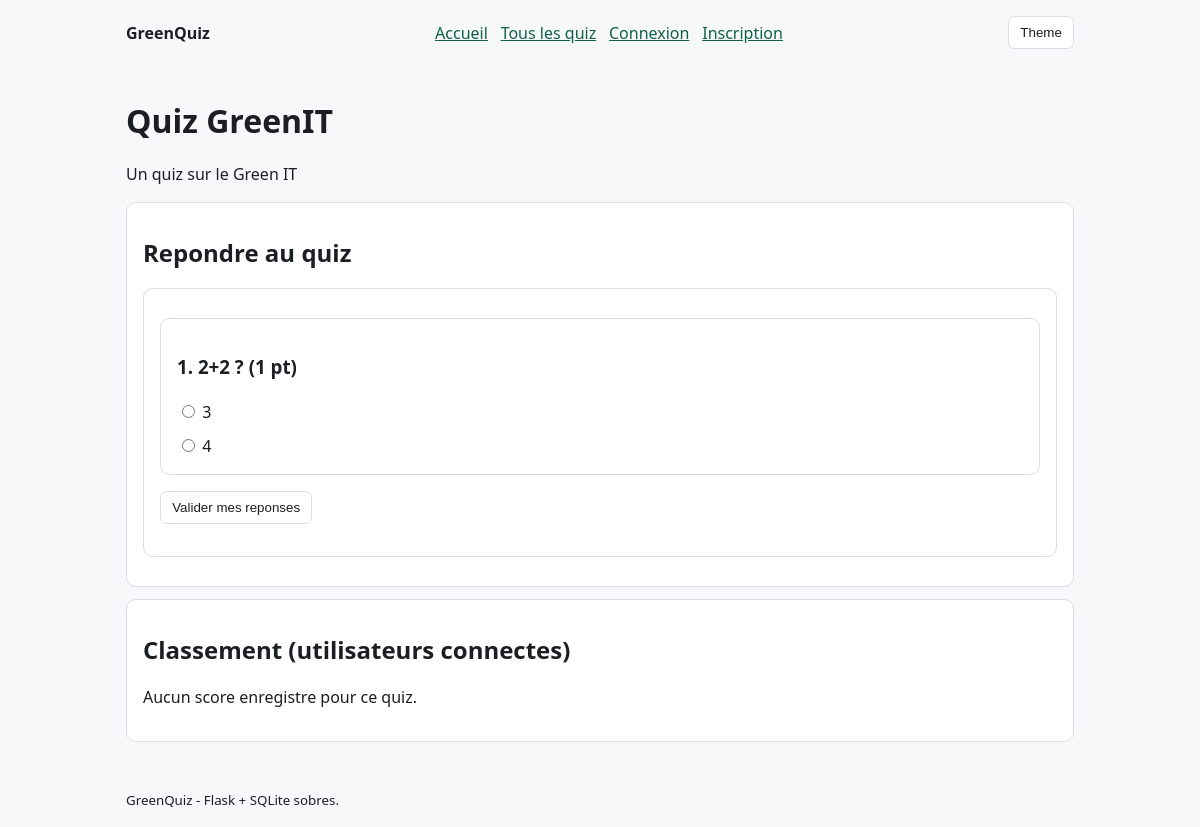
The app's page /quizzes/1 with its own data.
### tables this page shows
CREATE TABLE quizzes (
            id INTEGER PRIMARY KEY AUTOINCREMENT,
            titre TEXT NOT NULL,
            description TEXT NOT NULL,
            id_createur INTEGER NOT NULL,
            date_creation TEXT NOT NULL DEFAULT CURRENT_TIMESTAMP,
            difficulte TEXT NOT NULL CHECK(difficulte IN ('facile', 'moyen', 'difficile')),
            categorie TEXT NOT NULL,
            est_publique INTEGER NOT NULL DEFAULT 1,
            nombre_questions INTEGER NOT NULL DEFAULT 0,
            FOREIGN KEY(id_createur) REFERENCES users(id) ON DELETE CASCADE
        );

CREATE TABLE questions (
            id INTEGER PRIMARY KEY AUTOINCREMENT,
            id_quiz INTEGER NOT NULL,
            texte TEXT NOT NULL,
            type TEXT NOT NULL CHECK(type IN ('QCM', 'vrai/faux', 'reponse_courte')),
            reponses_possibles TEXT,
            reponse_correcte TEXT NOT NULL,
            points INTEGER NOT NULL DEFAULT 1,
            FOREIGN KEY(id_quiz) REFERENCES quizzes(id) ON DELETE CASCADE
        );

### app.py (the view)
@app.route("/quizzes/<int:quiz_id>")
def quiz_play(quiz_id: int):
    db = get_db()
    quiz = db.execute(
        """
        SELECT q.id, q.titre, q.description, q.id_createur, q.est_publique
        FROM quizzes q
        WHERE q.id = ? LIMIT 1
        """,
        (quiz_id,),
    ).fetchone()
    if not quiz:
        abort(404)
    user = current_user()
    if not quiz["est_publique"] and not can_manage_quiz(quiz, user):
        abort(403)
    questions = db.execute(
        "SELECT id, texte, type, reponses_possibles, points FROM questions WHERE id_quiz = ? ORDER BY id",
        (quiz_id,),
    ).fetchall()
    parsed_questions = []
    for row in questions:
        choices = []
        if row["type"] == "QCM" and row["reponses_possibles"]:
            try:
                choices = json.loads(row["reponses_possibles"])
            except json.JSONDecodeError:
                choices = []
        parsed_questions.append(
            {
                "id": row["id"],
                "texte": row["texte"],
                "type": row["type"],
                "points": row["points"],
                "choices": choices,
            }
        )
    leaderboard = db.execute(
        """
        SELECT u.username, s.score
        FROM sessions_quiz s
        JOIN users u ON u.id = s.id_utilisateur
        WHERE s.id_quiz = ?
        ORDER BY s.score DESC, s.created_at DESC
        LIMIT 20
        """,
        (quiz_id,),
    ).fetchall()
    return render_template("quiz_play.html", quiz=quiz, questions=parsed_questions, leaderboard=leaderboard)

### app.py (called while the page is built)
@app.context_processor
def inject_site_css():
    return {"site_css": SITE_CSS}

def get_db() -> sqlite3.Connection:
    if "db" not in g:
        g.db = sqlite3.connect(DB_PATH)
        g.db.row_factory = sqlite3.Row
    return g.db

def current_user():
    uid = session.get("uid")
    if not uid:
        return None
    return get_db().execute(
        "SELECT id, email, username, is_admin FROM users WHERE id = ? LIMIT 1", (uid,)
    ).fetchone()

@app.context_processor
def inject_user():
    return {"user": current_user()}

### templates/quiz_play.html
{% extends 'base.html' %}
{% block content %}
<h1>{{ quiz['titre'] }}</h1>
<p>{{ quiz['description'] }}</p>
<section>
  <h2>Repondre au quiz</h2>
  <form method="post" action="{{ url_for('quiz_submit', quiz_id=quiz['id']) }}">
    {% for q in questions %}
    <article>
      <h3>{{ loop.index }}. {{ q['texte'] }} ({{ q['points'] }} pt)</h3>
      {% if q['type'] == 'QCM' %}
        {% for choice in q['choices'] %}
        <label>
          <input type="radio" name="q_{{ q['id'] }}" value="{{ choice }}" required>
          {{ choice }}
        </label>
        {% endfor %}
      {% elif q['type'] == 'vrai/faux' %}
        <label><input type="radio" name="q_{{ q['id'] }}" value="vrai" required> Vrai</label>
        <label><input type="radio" name="q_{{ q['id'] }}" value="faux" required> Faux</label>
      {% else %}
        <input name="q_{{ q['id'] }}" placeholder="Votre reponse" required>
      {% endif %}
    </article>
    {% endfor %}
    <p><button type="submit">Valider mes reponses</button></p>
  </form>
</section>
<section>
  <h2>Classement (utilisateurs connectes)</h2>
  {% if leaderboard %}
    {% for row in leaderboard %}
    <p>{{ row['username'] }} - {{ row['score'] }}</p>
    {% endfor %}
  {% else %}
    <p>Aucun score enregistre pour ce quiz.</p>
  {% endif %}
</section>
{% endblock %}

### templates/base.html (shortened to what this page needs)
<!doctype html>
<html lang="fr">
<head>
</head>
<body>
<header class="wrap">
  <nav aria-label="Navigation principale">
    <a class="brand" href="{{ url_for('home') }}">GreenQuiz</a>
    <ul>
      <li><a href="{{ url_for('home') }}">Accueil</a></li>
      <li><a href="{{ url_for('quizzes_list') }}">Tous les quiz</a></li>
      {% if user %}
      <li><a href="{{ url_for('quizzes_new') }}">Nouveau quiz</a></li>
      <li><a href="{{ url_for('account') }}">Mon compte</a></li>
      {% if user["is_admin"] %}
      <li><a href="{{ url_for('users_list') }}">Utilisateurs</a></li>
      {% endif %}
      <li><a href="{{ url_for('logout') }}">Deconnexion</a></li>
      {% else %}
      <li><a href="{{ url_for('login') }}">Connexion</a></li>
      <li><a href="{{ url_for('register') }}">Inscription</a></li>
      {% endif %}
    </ul>
    <button id="toggleTheme" type="button" aria-label="Basculer le mode sombre">Theme</button>
  </nav>
</header>
<main class="wrap">
  {% block content %}{% endblock %}
</main>
<footer class="wrap"><small>GreenQuiz - Flask + SQLite sobres.</small></footer>
</body>
</html>

### records on screen
quizzes: titre "Quiz GreenIT", description "Un quiz sur le Green IT"
questions: texte "2+2 ?", points "1", choice "3" "4"
